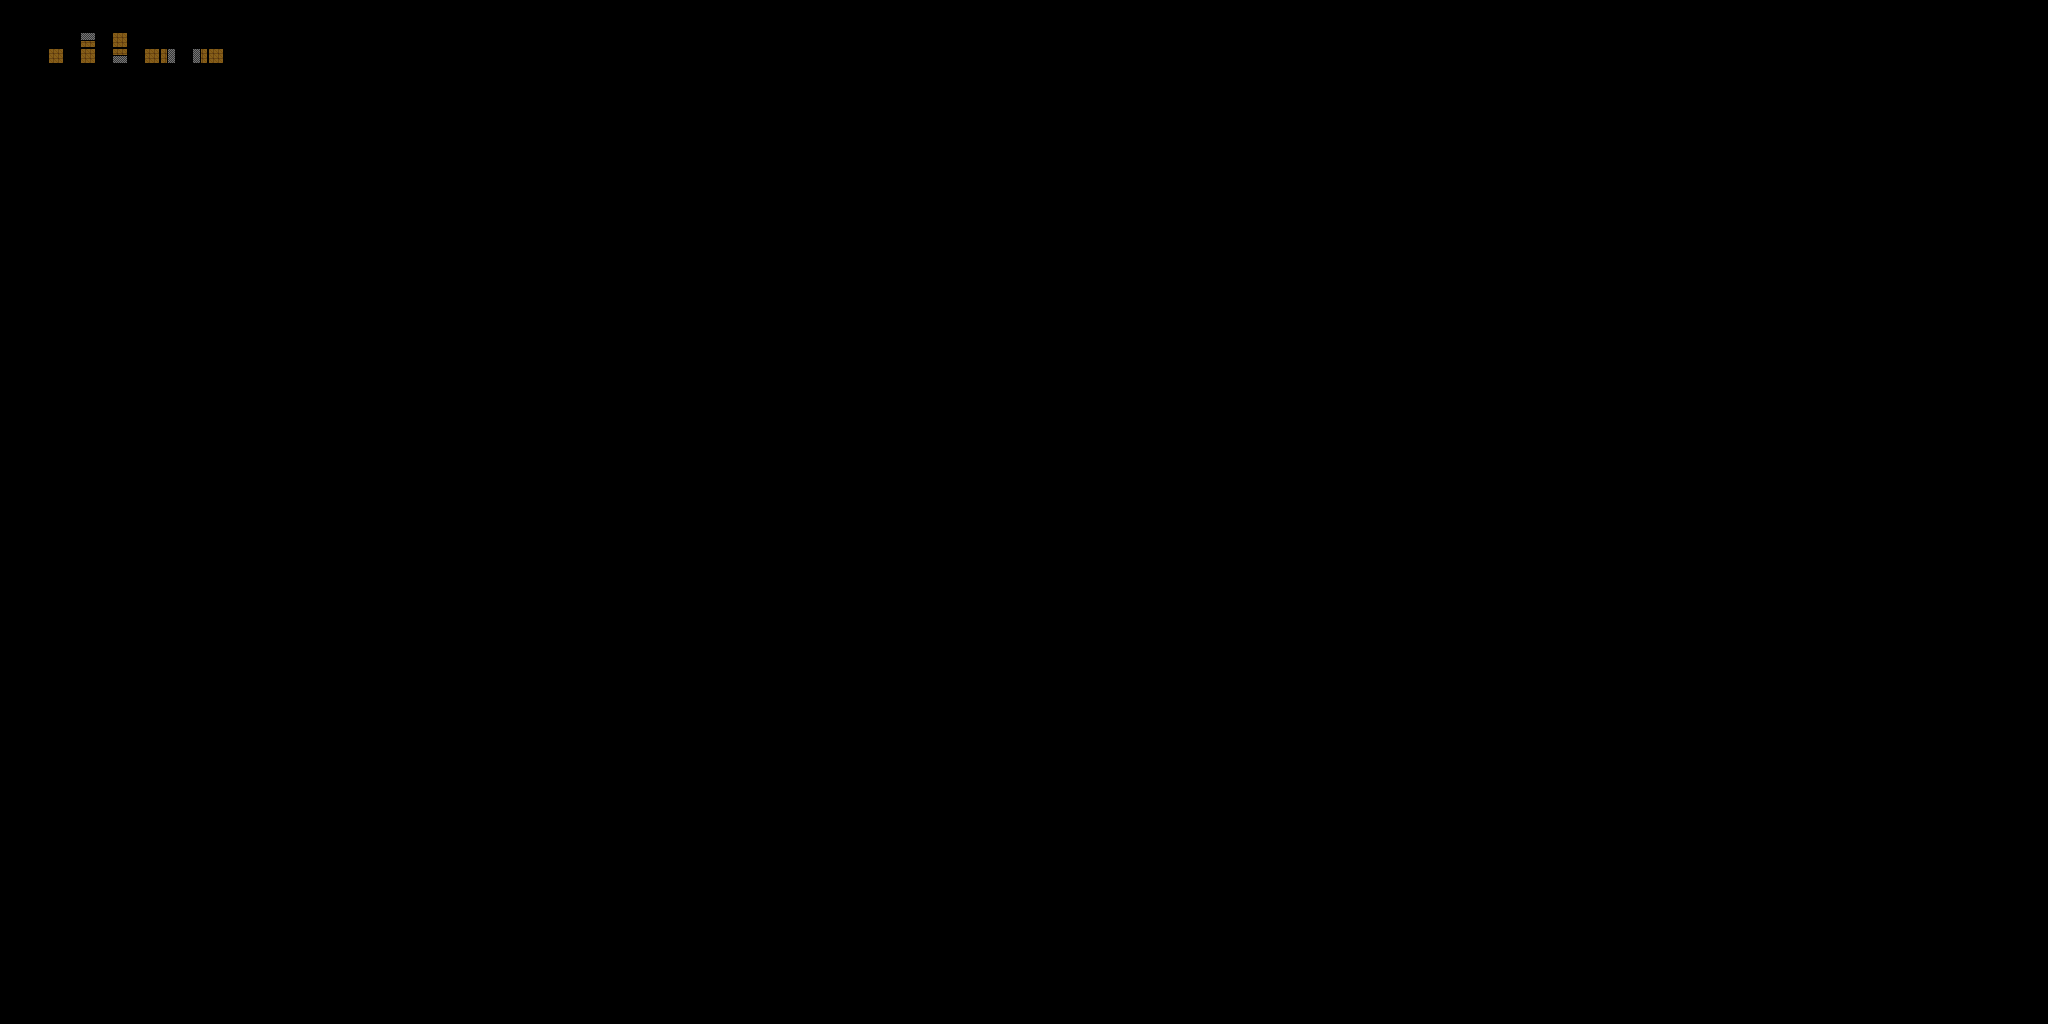

The image is a tile-based game level rendered from a .tmx file. Its description and source (layers, tilesets, objects; grid data summarised) follow:
An orthogonal 128x64 tile map with 16x16 px tiles, 3 tile layers (regions, input_prototype, output_terrain).

<map version="1.10" tiledversion="1.10.2" orientation="orthogonal" renderorder="right-down" width="128" height="64" tilewidth="16" tileheight="16" infinite="0" nextlayerid="4" nextobjectid="1">
 <tileset firstgid="1" source="../Prototype_Asset_Pack.tsx" />
 <layer id="1" name="regions" width="128" height="64" opacity="0.23">
  <data>[8192 cells, 9 non-empty, 1 distinct tile ids]</data>
 </layer>
 <layer id="2" name="input_prototype" width="128" height="64" opacity="0.51">
  <data>[8192 cells, 9 non-empty, 2 distinct tile ids]</data>
 </layer>
 <layer id="3" name="output_terrain" width="128" height="64">
  <data>[8192 cells, 9 non-empty, 2 distinct tile ids]</data>
 </layer>
</map>
